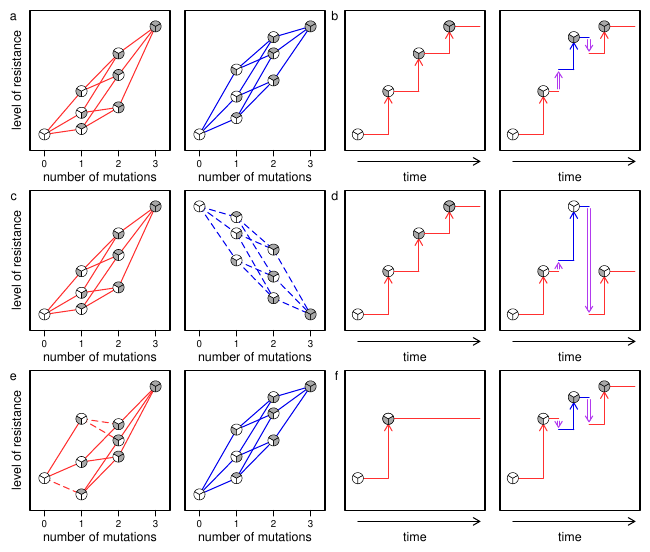

This figure's R source:
# Packages-----
library(tidyverse)
library(cowplot)
library(broom)
library(drc)
library(modelr)
library(pBrackets)
theme_set(theme_cowplot())
# Colors ---------
red_Ec_color <- rgb(255, 48, 48, maxColorValue = 255)
blue_Kp_color <- rgb(0, 0, 238, maxColorValue = 255)
yellow_Se_color <- rgb(242, 184, 0, maxColorValue = 255)
purple_Ec.Kp_color <- rgb(178, 58, 238, maxColorValue = 255)
orange_Ec.Se_color <- rgb(238, 118, 0, maxColorValue = 255)
green_Se.Kp_color <- rgb(70, 178, 0, maxColorValue = 255)
pie_color <- rgb(169, 169, 169, maxColorValue = 255)
pie_arrow <- rgb(226, 210, 195, maxColorValue = 255)
gene_color <- rgb(245, 245, 245, maxColorValue = 255)
# Functions -----
draw.pie.yaxis<-function(center.x,center.y,radius,edge.color,edge.width,start.angle,N.slices,label.size,label.pos,colors,labels,text.colors,axis.multiplier,xy.ratio) {
  for(s in 1:N.slices) {
    angles <- seq(start.angle + (s-1)*(2*pi/N.slices),
                  start.angle + s*(2*pi/N.slices),
                  0.01)
    x.values <- center.x + radius*cos(angles)
    y.values <- center.y + radius*sin(angles)*axis.multiplier*xy.ratio
    x.values <- c(center.x, x.values)
    y.values <- c(center.y, y.values)
    polygon(x.values,y.values,border=edge.color,col=colors[N.slices-s+1],lwd=edge.width)
    text(center.x + label.pos*radius*cos(start.angle + (s-.5)*(2*pi/N.slices)),
         center.y + label.pos*radius*sin(start.angle + (s-.5)*(2*pi/N.slices)),
         labels[N.slices-s+1],cex=label.size,col=text.colors[N.slices-s+1],
         adj=c(0.5,0.5),font=2)
  }
}
draw.arrow<-function(x.start,
                     y.start,
                     x.end,
                     y.end,
                     prop.drawn,
                     displacement,
                     color,
                     length,
                     angle,
                     width,
                     type=1) {
  if(x.start < x.end) {
    d <- sqrt(((y.end-y.start)^2) + ((x.end-x.start)^2))
    m <- (y.end-y.start)/(x.end-x.start)
    delta.x <- (d*0.5*(1 - prop.drawn))/sqrt(1+(m^2))
    new.x.start <- x.start + delta.x
    new.y.start <- y.start + m * delta.x
    delta.x.2 <- (d*prop.drawn)/sqrt(1+(m^2)) 
    new.x.end <- new.x.start + delta.x.2
    new.y.end <- new.y.start + m * delta.x.2
    if(displacement >= 0) {
      if(y.start < y.end) {
        delta.x.3 <- displacement/sqrt(1+(1/m)^2)
        delta.y.3 <- abs((-1/m)*delta.x.3)
        new.x.start <- new.x.start - delta.x.3
        new.y.start <- new.y.start + delta.y.3
        new.x.end <- new.x.end - delta.x.3
        new.y.end <- new.y.end + delta.y.3 
      } else {
        if(y.start > y.end) {
          delta.x.3 <- displacement/sqrt(1+(1/m)^2)
          delta.y.3 <- abs((-1/m)*delta.x.3)
          new.x.start <- new.x.start + delta.x.3
          new.y.start <- new.y.start + delta.y.3
          new.x.end <- new.x.end + delta.x.3
          new.y.end <- new.y.end + delta.y.3 
        } else {
          new.y.start <- new.y.start + displacement
          new.y.end <- new.y.end + displacement 
        }
      }
    } else {
      if(y.start < y.end) {
        delta.x.3 <- -displacement/sqrt(1+(1/m)^2)
        delta.y.3 <- abs((-1/m)*delta.x.3)
        new.x.start <- new.x.start + delta.x.3
        new.y.start <- new.y.start - delta.y.3
        new.x.end <- new.x.end + delta.x.3
        new.y.end <- new.y.end - delta.y.3 
      } else {
        if(y.start > y.end) {
          delta.x.3 <- -displacement/sqrt(1+(1/m)^2)
          delta.y.3 <- abs((-1/m)*delta.x.3)
          new.x.start <- new.x.start - delta.x.3
          new.y.start <- new.y.start - delta.y.3
          new.x.end <- new.x.end - delta.x.3
          new.y.end <- new.y.end - delta.y.3 
        } else {
          new.y.start <- new.y.start + displacement
          new.y.end <- new.y.end + displacement 
        }
      }
    }
    arrows(new.x.start,new.y.start,
           new.x.end,new.y.end,
           length, angle,
           col=color,
           lwd=width,
           lty=type)
  } else {
    if(x.start > x.end) {
      x.s <- x.end
      y.s <- y.end
      x.e <- x.start
      y.e <- y.start
      d <- sqrt(((y.e-y.s)^2) + ((x.e-x.s)^2))
      m <- (y.e-y.s)/(x.e-x.s)
      delta.x <- (d*0.5*(1 - prop.drawn))/sqrt(1+(m^2))
      new.x.start <- x.s + delta.x
      new.y.start <- y.s + m * delta.x
      delta.x.2 <- (d*prop.drawn)/sqrt(1+(m^2)) 
      new.x.end <- new.x.start + delta.x.2
      new.y.end <- new.y.start + m * delta.x.2
      if(displacement >= 0) {
        if(y.s < y.e) {
          delta.x.3 <- displacement/sqrt(1+(1/m)^2)
          delta.y.3 <- abs((-1/m)*delta.x.3)
          new.x.start <- new.x.start - delta.x.3
          new.y.start <- new.y.start + delta.y.3
          new.x.end <- new.x.end - delta.x.3
          new.y.end <- new.y.end + delta.y.3 
        } else {
          if(y.s > y.e) {
            delta.x.3 <- displacement/sqrt(1+(1/m)^2)
            delta.y.3 <- abs((-1/m)*delta.x.3)
            new.x.start <- new.x.start + delta.x.3
            new.y.start <- new.y.start + delta.y.3
            new.x.end <- new.x.end + delta.x.3
            new.y.end <- new.y.end + delta.y.3 
          } else {
            new.y.start <- new.y.start + displacement
            new.y.end <- new.y.end + displacement 
          }
        }
      } else {
        if(y.s < y.e) {
          delta.x.3 <- -displacement/sqrt(1+(1/m)^2)
          delta.y.3 <- abs((-1/m)*delta.x.3)
          new.x.start <- new.x.start + delta.x.3
          new.y.start <- new.y.start - delta.y.3
          new.x.end <- new.x.end + delta.x.3
          new.y.end <- new.y.end - delta.y.3 
        } else {
          if(y.s > y.e) {
            delta.x.3 <- -displacement/sqrt(1+(1/m)^2)
            delta.y.3 <- abs((-1/m)*delta.x.3)
            new.x.start <- new.x.start - delta.x.3
            new.y.start <- new.y.start - delta.y.3
            new.x.end <- new.x.end - delta.x.3
            new.y.end <- new.y.end - delta.y.3 
          } else {
            new.y.start <- new.y.start + displacement
            new.y.end <- new.y.end + displacement 
          }
        }
      }
      arrows(new.x.end,new.y.end,
             new.x.start,new.y.start,
             length, angle,
             col=color,
             lwd=width,
             lty=type)
    } else {
      if(y.start < y.end) {
        d <- sqrt(((y.end-y.start)^2) + ((x.end-x.start)^2))
        delta.y <- (d*0.5*(1 - prop.drawn))
        new.x.start <- x.start
        new.y.start <- y.start + delta.y
        new.x.end <- x.end
        new.y.end <- y.end - delta.y
        if(displacement >=0) {
          new.x.start <- new.x.start + displacement
          new.x.end <- new.x.end + displacement
        } else {
          new.x.start <- new.x.start + displacement
          new.x.end <- new.x.end + displacement
        }
        arrows(new.x.start,new.y.start,
               new.x.end,new.y.end,
               length, angle,
               col=color,
               lwd=width,
               lty=type)
      } else {
        d <- sqrt(((y.end-y.start)^2) + ((x.end-x.start)^2))
        delta.y <- (d*0.5*(1 - prop.drawn))
        new.x.start <- x.start
        new.y.start <- y.start - delta.y
        new.x.end <- x.end
        new.y.end <- y.end + delta.y
        if(displacement >=0) {
          new.x.start <- new.x.start + displacement
          new.x.end <- new.x.end + displacement
        } else {
          new.x.start <- new.x.start + displacement
          new.x.end <- new.x.end + displacement
        }
        arrows(new.x.start,new.y.start,
               new.x.end,new.y.end,
               length, angle,
               col=color,
               lwd=width,
               lty=type)
      }
    }
  }
}

draw.circle.asp<-function(center.x,
                          center.y,
                          radius,
                          fill.color,
                          edge.color,
                          edge.width) {
  angles <- seq(0,2*pi,0.01)
  x.values <- center.x + radius*cos(angles)
  y.values <- center.y + radius*sin(angles)
  polygon(x.values,y.values,border=edge.color,col=fill.color,lwd=edge.width)
}

is.apart <- function(df,N.loci,g1,g2,m) {
  N.differences<-0
  for(p in 1:N.loci) {
    if(df[g1,1+p]!=df[g2,1+p]) {
      N.differences <- N.differences + 1
    }
  }
  if(N.differences==m) {
    return(TRUE)
  } else {
    return(FALSE)
  }
}

is.distance <- function(df,N.loci,g,m) {
  N.mutations<-0
  for(p in 1:N.loci) {
    if(df[g,1+p]==1) {
      N.mutations <- N.mutations + 1
    }
  }
  if(N.mutations==m) {
    return(TRUE)
  } else {
    return(FALSE)
  }
}

draw.landscape.graph<-function(df,
                               N.loci,
                               starting.position.labels,
                               ending.position.labels,
                               N.fit.estimates,
                               buffer.x,
                               buffers.y,
                               node.radius,
                               node.edge.width,
                               node.label.size,
                               label.pos,
                               node.edge.color="gray",
                               starting.color="white",
                               ending.color="black",
                               starting.text.color="black",
                               ending.text.color="white",
                               arrow.host.colors,
                               arrow.host.displacements,
                               arrow.prop.drawn,
                               arrow.width,
                               arrow.head,
                               gamma=1) {
  N.hosts<-length(unique(as.vector(df$hosts)))
  hosts<-unique(as.vector(df$hosts))
  df$x <- 0
  df$y <- 0
  for(h in hosts) {
    for(m in 0:N.loci) {
      if(m<=N.loci/2) {
        xpos <- buffer.x + ((m/N.loci)^gamma)*(1-2*buffer.x)
      } else {
        xpos <- 1-buffer.x - (((N.loci-m)/N.loci)^gamma)*(1-2*buffer.x)
      }
      count <- 1
      for(g in 1:length(df$hosts)) {
        if(df[g,1]==h & is.distance(df,N.loci,g,m)) {
          df[g,]$x <- xpos
          if(m==0 | m==N.loci) {
            df[g,]$y <- 0.5
          } else {
            df[g,]$y <- 1-buffers.y[m]-(1-2*buffers.y[m])*((count-1)/(choose(N.loci,m)-1)) 
          }
          count <- count + 1
        }
      }
    }  
  }
  
  for(m in 0:(N.loci-1)) {
    for(g in 1:length(df[df$hosts==hosts[1],]$hosts)) {
      for(h in hosts) {
        for(i in 1:length(df$hosts)) {
          if(df[i,1]==h & is.apart(df,N.loci,g,i,0)) {
            focal.genotype <- i
            break
          }
        }
        neighbor.genotypes<-numeric(0)
        for(i in 1:length(df$hosts)) {
          if(df[i,1]==h & is.apart(df,N.loci,focal.genotype,i,1)) {
            neighbor.genotypes<-c(neighbor.genotypes,i)
          }
        }
        
        for(n in neighbor.genotypes) {
          arrow.type <- determine.direction(df,N.loci,N.fit.estimates,focal.genotype,n)
          if(arrow.type == "forward") {
            xs <- df[focal.genotype,]$x
            ys <- df[focal.genotype,]$y
            xe <- df[n,]$x
            ye <- df[n,]$y
            head.length <- arrow.head
            arrow.type <- 1
          } else {
            if(arrow.type == "backward") {
              xe <- df[focal.genotype,]$x
              ye <- df[focal.genotype,]$y
              xs <- df[n,]$x
              ys <- df[n,]$y
              head.length <- arrow.head
              arrow.type <- 1
            } else {
              xs <- df[focal.genotype,]$x
              ys <- df[focal.genotype,]$y
              xe <- df[n,]$x
              ye <- df[n,]$y
              head.length <- 0
              arrow.type <- 2
            }
          }
          
          p<-arrow.prop.drawn
          delx <- (1-p)/2
          lenx <- abs(xs-xe)
          leny <- abs(ys-ye)
          slope <- leny / lenx
          len <- sqrt(1 + slope^2)
          #dely <- slope*delx
          #pp <- 1 - 2*(sqrt(delx^2 + dely^2))
          if(slope==0) {
            pp<-p
          } else {
            pp <- 1 - (2*delx)/len
          }
          draw.arrow(x.start=xs,
                     y.start=ys,
                     x.end=xe,
                     y.end=ye,
                     prop.drawn=pp,
                     displacement=arrow.host.displacements[which(hosts==h)],
                     color=arrow.host.colors[which(hosts==h)],
                     length=head.length,
                     angle=30,
                     width = arrow.width,
                     type=arrow.type)
        }
      }
    }
  }
  
  new.df<-df[df$hosts==hosts[1],]
  for(g in 1:length(new.df$hosts)) {
    cols<-character(0)
    t.cols<-character(0)
    labs<-character(0)
    for(p in 1:N.loci) {
      if(new.df[g,1+p]==0) {
        cols<-c(cols,starting.color)
        t.cols<-c(t.cols,starting.text.color)
        labs<-c(labs,starting.position.labels[p])
      } else {
        cols<-c(cols,ending.color)
        t.cols<-c(t.cols,ending.text.color)
        labs<-c(labs,ending.position.labels[p])
      }
    }
    draw.pie(center.x = new.df[g,]$x,
             center.y = new.df[g,]$y,
             radius=node.radius,
             edge.color=node.edge.color,
             edge.width=node.edge.width,
             start.angle=pi/2+pi/N.loci,
             N.slices=N.loci,
             label.size=node.label.size,
             label.pos=label.pos,
             colors=cols,
             labels=labs,
             text.colors=t.cols)
  }
}

generate.mutation.effects <- function(df,N.loci,N.fit.estimates,used.hosts) {
  h1.effects <- double(0)
  h2.effects <- double(0)
  h1.df <- df[df$hosts==used.hosts[1],]
  h2.df <- df[df$hosts==used.hosts[2],]
  for(i in 1:(length(h1.df$hosts)-1)) {
    for(j in (i+1):length(h1.df$hosts)) {
      if(is.apart(h1.df, N.loci, i, j, 1) & is.apart(h2.df, N.loci, i, j, 1)) {
        h1.first.node.fit <- mean(as.double(h1.df[i,(2+N.loci):(1+N.loci+N.fit.estimates)]))
        h1.second.node.fit <- mean(as.double(h1.df[j,(2+N.loci):(1+N.loci+N.fit.estimates)]))
        h2.first.node.fit <- mean(as.double(h2.df[i,(2+N.loci):(1+N.loci+N.fit.estimates)]))
        h2.second.node.fit <- mean(as.double(h2.df[j,(2+N.loci):(1+N.loci+N.fit.estimates)]))
        h1.effects <- c(h1.effects,log2(h1.second.node.fit)-log2(h1.first.node.fit))
        h2.effects <- c(h2.effects,log2(h2.second.node.fit)-log2(h2.first.node.fit))
      }
    }
  }
  return(list(h1.effects,h2.effects))
}

generate.network.list <- function(df,N.loci,N.fit.estimates,used.hosts,
                                  wt.alleles, mut.alleles) {
  network.list <- character(0)
  for(h in used.hosts) {
    new.df <- df[df$hosts==h,]
    for(i in 1:(length(new.df$hosts)-1)) {
      for(j in (i+1):length(new.df$hosts)) {
        if(is.apart(new.df, N.loci, i, j, 1)) {
          first.node.fit <- mean(as.double(new.df[i,(2+N.loci):(1+N.loci+N.fit.estimates)]))
          second.node.fit <- mean(as.double(new.df[j,(2+N.loci):(1+N.loci+N.fit.estimates)]))
          if(first.node.fit != second.node.fit) {
            first.node.mutations <- as.integer(new.df[i,2:(1+N.loci)])
            second.node.mutations <- as.integer(new.df[j,2:(1+N.loci)])
            if(first.node.fit < second.node.fit) {
              network.list <- c(network.list,
                                name.node(first.node.mutations,wt.alleles, mut.alleles),
                                name.node(second.node.mutations,wt.alleles, mut.alleles))
            } else {
              network.list <- c(network.list,
                                name.node(second.node.mutations,wt.alleles, mut.alleles),
                                name.node(first.node.mutations,wt.alleles, mut.alleles))
            }
          }
        }
      }
    }
  }
  return(network.list)
}

name.node<-function(mutations,wt.alleles,mut.alleles) {
  alleles<-character(0)
  for(i in 1:length(mutations)) {
    if(mutations[i]==0) {
      alleles<-c(alleles,wt.alleles[i])
    } else {
      alleles<-c(alleles,mut.alleles[i])
    }
  }
  return(paste(alleles,collapse=""))
}

FindCycles = function(g) {
  Cycles = NULL
  for(v1 in V(g)) {
    if(degree(g, v1, mode="in") == 0) { next }
    GoodNeighbors = neighbors(g, v1, mode="out")
    GoodNeighbors = GoodNeighbors[GoodNeighbors > v1]
    for(v2 in GoodNeighbors) {
      TempCyc = lapply(all_simple_paths(g, v2,v1, mode="out"), function(p) c(v1,p))
      TempCyc = TempCyc[which(sapply(TempCyc, length) > 3)]
      TempCyc = TempCyc[sapply(TempCyc, min) == sapply(TempCyc, `[`, 1)]
      Cycles  = c(Cycles, TempCyc)
    }
  }
  Cycles
}

determine.direction <- function(df,N.loci,N.fit.estimates,focal.genotype,n) {
  fit.origin <- 0.0
  fit.terminus <- 0.0
  for(e in 1:N.fit.estimates) {
    fit.origin<-fit.origin + as.numeric(df[focal.genotype,1+N.loci+e])
    fit.terminus<-fit.terminus + as.numeric(df[n,1+N.loci+e])
  }
  fit.origin <- fit.origin/N.fit.estimates
  fit.terminus <- fit.terminus/N.fit.estimates
  if(fit.origin < fit.terminus) {
    return("forward")
  } else {
    if(fit.origin > fit.terminus) {
      return("backward")
    } else {
      return("neutral")
    }
  }
}

determine.direction.se <- function(df,N.loci,N.fit.estimates,focal.genotype,n) {
  fit.origin <- 0.0
  fit.terminus <- 0.0
  for(e in 1:N.fit.estimates) {
    fit.origin<-fit.origin + as.numeric(df[focal.genotype,1+N.loci+e])
    fit.terminus<-fit.terminus + as.numeric(df[n,1+N.loci+e])
  }
  fit.origin <- fit.origin/N.fit.estimates
  fit.terminus <- fit.terminus/N.fit.estimates
  fit.origin.se <- df$MIC_se[focal.genotype]
  fit.terminus.se <- df$MIC_se[n]
  if(fit.origin < fit.terminus & ((fit.origin+fit.origin.se)<(fit.terminus-fit.terminus.se))) {
    return("forward")
  } else {
    if(fit.origin > fit.terminus & ((fit.origin-fit.origin.se)>(fit.terminus+fit.terminus.se))) {
      return("backward")
    } else {
      return("neutral")
    }
  }
}

# Landscape plot ------
fitness.landscape.graph <- function(df_filename,
                                    offsets_filename,
                                    host, 
                                    host.color, 
                                    xyratio, 
                                    axis.label = F,
                                    radius.buffer,
                                    node.edge.width,
                                    global.cex,
                                    node.radius) {
  df_format<-read.csv(df_filename,header=TRUE)
  data <- read.csv(df_filename, header = T)
  steps_file <- read.csv('inputs/mutational_steps.csv', header = T)
  steps <- steps_file %>%
    mutate(step = paste(focal, mutant, sep = "->"))
  focal_node <- steps %>%
    dplyr::select(-mutant) %>%
    rename(Genotype = focal)
  mutant_step <- steps  %>%
    dplyr::select(-focal) %>%
    rename(Genotype = mutant)
  focal <- left_join(data, focal_node)
  focal$identity <- 'focal'
  mutant <- left_join(data, mutant_step)
  mutant$identity <- 'mutant'
  full_data <- full_join(focal, mutant) 
  full <- full_data %>%
    separate(col = step, sep = '->', into = c('focal', 'mutant'), remove = F) %>%
    filter(!(is.na(focal))) %>%
    group_by(Species, step) %>%
    mutate(focal_MIC = MIC_mean[Genotype == focal], 
           mutant_MIC = MIC_mean[Genotype == mutant],
           focal_se = MIC_se[Genotype == focal],
           mutant_se = MIC_se[Genotype == mutant],
           step_slope = (mutant_MIC) - (focal_MIC), 
           step_effect = case_when((mutant_MIC-mutant_se) > (focal_MIC+focal_se) ~ 'beneficial',
                                   (mutant_MIC+mutant_se) < (focal_MIC-focal_se) ~ 'deleterious',
                                   TRUE ~ 'neutral')) %>%
    group_by(step) %>%
    mutate(host_epistasis = ifelse(length(unique(step_effect)) == 1, F, T))
  step_data <- full %>%
    group_by(Species)%>%
    filter(!(is.na(step)),
           identity == 'focal')
  df.segments <- step_data %>%
    mutate(focal_num = nchar(focal),
           mutant_num = nchar(mutant),
           focal_num = ifelse(focal == 'WT', 0, focal_num)) %>%
    dplyr::select(Species, step, step_slope, step_effect, focal_MIC, mutant_MIC, focal_num, mutant_num)
  df<-df_format %>%
    rename(hosts = Species,
           fit.1 = MIC_mean) %>%
    dplyr::select(-Genotype)
  df.rel <- df %>%
    group_by(hosts) %>%
    mutate(MIC_WT = fit.1[Num_of_mutations == 0],
           fit.1 = fit.1)
  df.host <- df.rel %>% filter(hosts == host)
  df.host.segments <- df.segments %>% filter(Species == host)
  n_mut <- max(df.rel$Num_of_mutations)
  plot(seq(-0.25,n_mut+0.25,length.out = 2), seq((min(df.rel$fit.1)-1),(max(df.rel$fit.1)+1),length.out = 2), type="n", xaxt='n', xlab='', ylab='', axes=FALSE, frame.plot=TRUE)
  axis(1, at = 0:n_mut, cex.axis = 0.9, tck=-0.04, padj = -1)
  axis(2, labels = FALSE, tick = F, cex = global.cex)
  if (axis.label == T) {
    mtext(side=2, line=0.5, text = 'level of resistance', cex = global.cex)
  }
  mtext(side=1, line=1.55, text = 'number of mutations', cex = global.cex)
  
  starting.color="white"
  ending.color=pie_color
  N.loci = 3
  axis.multiplier = ((max(df.rel$fit.1)+0.1)-(min(df.rel$fit.1)-0.1))/N.loci
  node.edge.color = 'black'
  node.edge.width = node.edge.width
  label.pos = 0.5
  node.label.size = 0
  x.y.ratio = xyratio
  radius_filter = node.radius*radius.buffer*axis.multiplier*x.y.ratio
  for (s in 1:length(df.host.segments$step)){
    if (df.host.segments$step_effect[s] == 'neutral') {
      arrows(x0 = df.host.segments$focal_num[s], y0 = df.host.segments$focal_MIC[s], x1 = df.host.segments$mutant_num[s], y1 = df.host.segments$mutant_MIC[s],
             col = host.color, length=0, angle=30, code=1, lty = 3)
    }
    if (df.host.segments$step_effect[s] == 'deleterious') {
      arrows(x0 = df.host.segments$focal_num[s], y0 = df.host.segments$focal_MIC[s], x1 = df.host.segments$mutant_num[s], y1 = df.host.segments$mutant_MIC[s],
             col = host.color, length=0, angle=30, code=1, lty = 5)
    }
    if (df.host.segments$step_effect[s] == 'beneficial') {
      arrows(x0 = df.host.segments$focal_num[s], y0 = df.host.segments$focal_MIC[s], x1 = df.host.segments$mutant_num[s], y1 = df.host.segments$mutant_MIC[s],
             col = host.color, length=0, angle=30, code=1, lty = 1)
    }
  } 
  df.host <- df.host %>%
    group_by(Num_of_mutations) %>%
    arrange(fit.1)%>%
    mutate(N = n(),
           closest_below = fit.1 - lag(fit.1), 
           closest_above = lead(fit.1) - fit.1,
           filter_below = ifelse(is.na(closest_below) | closest_below > radius_filter, T, F),
           filter_above = ifelse(is.na(closest_above) | closest_above > radius_filter, T, F),
           pie_filter = ifelse(filter_below == F | filter_above == F, F, T))
  df.host.filter <- df.host %>%
    filter(pie_filter == T)
  offsets <- read.csv(file = offsets_filename)
  offsets <- offsets %>%
    dplyr::select(hosts, A, B, C, xC, yC)
  df.host$xC <- NULL
  df.host$yC <- NULL
  df.host <- left_join(df.host, offsets)
  for(g in 1:length(df.host$hosts)) {
    if (df.host[g,]$pie_filter == F) {
      mA = (df.host[g,]$yC-df.host[g,]$fit.1)/(df.host[g,]$xC-df.host[g,]$Num_of_mutations)
      mB = -1/mA
      deltaX = node.radius*cos(atan(mB))
      deltaY = node.radius*sin(atan(mB))*axis.multiplier*xyratio
      x.values <- c(df.host[g,]$Num_of_mutations, df.host[g,]$xC+deltaX, df.host[g,]$xC-deltaX)
      y.values <- c (y0 = df.host[g,]$fit.1, df.host[g,]$yC+deltaY, df.host[g,]$yC-deltaY)
      polygon(x.values,y.values,border=NA,col=adjustcolor(pie_color,alpha.f = 0.45),lwd=0.1)
    }
  }
  for(g in 1:length(df.host$hosts)) {
    if (df.host[g,]$pie_filter == F) {
      cols<-character(0)
      for(p in 1:N.loci) {
        if(df.host[g,1+p]==0) {
          cols<-c(cols,starting.color)
        } else {
          cols<-c(cols,ending.color)
        }
      }
      draw.pie.yaxis(center.x = df.host[g,]$xC,
                     center.y = df.host[g,]$yC,
                     radius=node.radius,
                     edge.color=node.edge.color,
                     edge.width=node.edge.width,
                     start.angle=pi/2+pi/N.loci,
                     N.slices=N.loci,
                     label.size=node.label.size,
                     label.pos=label.pos,
                     colors=cols,
                     labels='',
                     text.colors='black',
                     axis.multiplier=axis.multiplier,
                     xy.ratio = xyratio)
    }
  }
  points(df.host$Num_of_mutations, df.host$fit.1, pch = 21, col="black", bg=pie_color,cex = 0.5,lwd=0.4)
  for(g in 1:length(df.host$hosts)) {
    if (df.host[g,]$pie_filter == T) {
      cols<-character(0)
      for(p in 1:N.loci) {
        if(df.host[g,1+p]==0) {
          cols<-c(cols,starting.color)
        } else {
          cols<-c(cols,ending.color)
        }
      }
      draw.pie.yaxis(center.x = df.host[g,]$Num_of_mutations,
                     center.y = df.host[g,]$fit.1,
                     radius=node.radius,
                     edge.color=node.edge.color,
                     edge.width=node.edge.width,
                     start.angle=pi/2+pi/N.loci,
                     N.slices=N.loci,
                     label.size=node.label.size,
                     label.pos=label.pos,
                     colors=cols,
                     labels='',
                     text.colors='black',
                     axis.multiplier=axis.multiplier,
                     xy.ratio = xyratio)
    }
  }
}

# Evolution plot -----
mutation_plot <- function(df_filename,
                          df_trajectories_filename,
                          treatment_filter,
                          x.main.label,
                          focal_color,
                          line_thickness,
                          node.edge.width,
                          xyratio,
                          radius.buffer,
                          global.cex,
                          node.radius,
                          arrow_length) {
  node.label.size = 1
  label.pos = 0.5
  node.edge.color = 'black'
  N.loci = 3
  df_MIC = read.csv(df_filename)
  df_trajectories = read.csv(df_trajectories_filename)
  df_trajectories_filter = df_trajectories %>%
    filter(treatment == treatment_filter)
  
  df_traj_resistance <- left_join(df_trajectories_filter, df_MIC)
  x_max = max(df_trajectories$time)+1
  x_min = -0.25
  y_max = (max(df_MIC$MIC_mean))+1
  y_min = (min(df_MIC$MIC_mean))-1
  
  plot(seq(x_min, x_max, length=2), seq(y_min, y_max, length=2), type="n", xlab='', ylab='', frame.plot=T, axes = F)
  arrows(x0 = 0, x1 = x_max, y0 = y_min - 1.5, y1 = y_min - 1.5, lwd = line_thickness, length = arrow_length, xpd = TRUE) # x-axis arrow
  mtext(side=1, line=1.55, text =x.main.label, col='black', cex=global.cex)

  starting.color="white"
  ending.color=pie_color
  axis.multiplier = (y_max-y_min)/(x_max - x_min)
  
  for(g in 2:length(df_traj_resistance$Species)) {
    if ((df_traj_resistance[g,]$MIC_mean - df_traj_resistance[g-1,]$MIC_mean) < 0) {
      current_time = df_traj_resistance$time[g]
      lines(x = c(current_time-1+node.radius,max(df_traj_resistance$time)+1), y = rep(df_traj_resistance$MIC_mean[g-1], 2), col = focal_color, lwd = line_thickness)
      cols<-character(0)
      for(p in 5:(5+N.loci-1)) {
        if(df_traj_resistance[g,1+p]==0) {
          cols<-c(cols,starting.color)
        } else {
          cols<-c(cols,ending.color)
        }
      }
      draw.pie.yaxis(center.x = df_traj_resistance[g-1,]$time,
                     center.y = df_traj_resistance[g-1,]$MIC_mean,
                     radius=node.radius,
                     edge.color=node.edge.color,
                     edge.width=node.edge.width,
                     start.angle=pi/2+pi/N.loci,
                     N.slices=N.loci,
                     label.size=node.label.size,
                     label.pos=label.pos,
                     colors=cols,
                     labels='',
                     text.colors='black',
                     axis.multiplier=axis.multiplier,
                     xy.ratio = xyratio)
      break
    } else {
      current_time = df_traj_resistance$time[g]
      lines(x = c(current_time-1+node.radius,current_time), y = rep(df_traj_resistance$MIC_mean[g-1], 2), col = focal_color, lwd = line_thickness)
      if (current_time == max(df_traj_resistance$time)){
        lines(x = c(current_time+node.radius,current_time+1), y = rep(df_traj_resistance$MIC_mean[g], 2), col = focal_color, lwd = line_thickness)
      }
      if (df_traj_resistance[g,]$event == 'mutation') {
        arrows(x0 = df_traj_resistance[g,]$time, x1 = df_traj_resistance[g,]$time,
               y0 = df_traj_resistance[g-1,]$MIC_mean,
               y1 = df_traj_resistance[g,]$MIC_mean-(node.radius*axis.multiplier),
               length = arrow_length, lwd = line_thickness, col = focal_color)
      }
      cols<-character(0)
      for(p in 5:(5+N.loci-1)) {
        if(df_traj_resistance[g,1+p]==0) {
          cols<-c(cols,starting.color)
        } else {
          cols<-c(cols,ending.color)
        }
      }
      draw.pie.yaxis(center.x = df_traj_resistance[g,]$time,
                     center.y = df_traj_resistance[g,]$MIC_mean,
                     radius=node.radius,
                     edge.color=node.edge.color,
                     edge.width=node.edge.width,
                     start.angle=pi/2+pi/N.loci,
                     N.slices=N.loci,
                     label.size=node.label.size,
                     label.pos=label.pos,
                     colors=cols,
                     labels='',
                     text.colors='black',
                     axis.multiplier=axis.multiplier,
                     xy.ratio = xyratio)
      if (current_time == max(df_traj_resistance$time)) {
        cols<-character(0)
        for(p in 5:(5+N.loci-1)) {
          if(df_traj_resistance[g,1+p]==0) {
            cols<-c(cols,starting.color)
          } else {
            cols<-c(cols,ending.color)
          }
        }
        draw.pie.yaxis(center.x = df_traj_resistance[g,]$time,
                       center.y = df_traj_resistance[g,]$MIC_mean,
                       radius=node.radius,
                       edge.color=node.edge.color,
                       edge.width=node.edge.width,
                       start.angle=pi/2+pi/N.loci,
                       N.slices=N.loci,
                       label.size=node.label.size,
                       label.pos=label.pos,
                       colors=cols,
                       labels='',
                       text.colors='black',
                       axis.multiplier=axis.multiplier,
                       xy.ratio = xyratio)
      }
    }
  }
  cols<-character(0)
  for(p in 5:(5+N.loci-1)) {
    if(df_traj_resistance[1,1+p]==0) {
      cols<-c(cols,starting.color)
    } else {
      cols<-c(cols,ending.color)
    }
  }
  draw.pie.yaxis(center.x = df_traj_resistance[1,]$time,
                 center.y = df_traj_resistance[1,]$MIC_mean,
                 radius=node.radius,
                 edge.color=node.edge.color,
                 edge.width=node.edge.width,
                 start.angle=pi/2+pi/N.loci,
                 N.slices=N.loci,
                 label.size=node.label.size,
                 label.pos=label.pos,
                 colors=cols,
                 labels='',
                 text.colors='black',
                 axis.multiplier=axis.multiplier,
                 xy.ratio = xyratio)
}

# df_filename = 'inputs/aligned.csv'
# df_trajectories_filename = 'inputs/Trajectory.csv'
# treatment_filter = 'HGT'
# x.main.label = 'time'
# focal_color = red_Ec_color
# transient_color = blue_Kp_color
# combine_color = purple_Ec.Kp_color
# line_thickness = 1
# node.edge.width = 0.5
# xyratio = 1
# radius.buffer = 1
# global.cex = global.cex
# node.radius = 0.15
# arrow_length = 0.075
# arrow_proportion = 35
# line_proportion_multiplier = 4
# buffer_proportion = 80

HGT_plot <- function(df_filename,
                          df_trajectories_filename,
                          treatment_filter,
                          x.main.label,
                          focal_color,
                          transient_color,
                          combine_color,
                          line_thickness,
                          node.edge.width,
                          xyratio,
                          radius.buffer,
                          global.cex,
                          node.radius,
                          arrow_proportion,
                          line_proportion_multiplier,
                          buffer_proportion,
                          arrow_length) {
  node.label.size = 1
  label.pos = 0.5
  node.edge.color = 'black'
  N.loci = 3
  df_MIC = read.csv(df_filename)
  df_trajectories = read.csv(df_trajectories_filename)
  df_trajectories_filter = df_trajectories %>%
    filter(treatment == treatment_filter)
  df_traj_resistance <- left_join(df_trajectories_filter, df_MIC)
  x_max = max(df_trajectories$time)+1
  x_min = -0.25
  y_max = (max(df_MIC$MIC_mean))+1
  y_min = (min(df_MIC$MIC_mean))-1
  plot(seq(x_min, x_max, length=2), seq(y_min, y_max, length=2), type="n", xlab='', ylab='', frame.plot=T, axes = F)
  arrows(x0 = 0, x1 = x_max, y0 = y_min - 1.5, y1 = y_min - 1.5, lwd = line_thickness, length = arrow_length, xpd = TRUE) # x-axis arrow
  mtext(side=1, line=1.55, text =x.main.label, col='black', cex=global.cex)
  starting.color="white"
  ending.color=pie_color
  axis.multiplier = (y_max-y_min)/(x_max - x_min)
  
  for(g in 2:length(df_traj_resistance$Species)) {
      if (df_traj_resistance$Species[g-1] == 'Ec'){
        lines(x = c(df_traj_resistance$time[g-1],df_traj_resistance$time[g]), y = rep(df_traj_resistance$MIC_mean[g-1], 2), col = focal_color, lwd = line_thickness)
      } else {
        lines(x = c(df_traj_resistance$time[g-1],df_traj_resistance$time[g]), y = rep(df_traj_resistance$MIC_mean[g-1], 2), col = transient_color, lwd = line_thickness)
      }
      if (df_traj_resistance$time[g] == max(df_traj_resistance$time)){
        lines(x = c(df_traj_resistance$time[g],df_traj_resistance$time[g]+1), y = rep(df_traj_resistance$MIC_mean[g], 2), col = focal_color, lwd = line_thickness)
      }
      if (df_traj_resistance[g,]$event == 'mutation') {
        if (df_traj_resistance$Species[g-1] == 'Ec') {
          arrows(x0 = df_traj_resistance[g,]$time, x1 = df_traj_resistance[g,]$time,
                 y0 = df_traj_resistance[g-1,]$MIC_mean,
                 y1 = df_traj_resistance[g,]$MIC_mean-(node.radius*axis.multiplier),
                 length = arrow_length, lwd = line_thickness, col = focal_color)
        } else {
          arrows(x0 = df_traj_resistance[g,]$time, x1 = df_traj_resistance[g,]$time,
                 y0 = df_traj_resistance[g-1,]$MIC_mean,
                 y1 = df_traj_resistance[g,]$MIC_mean-(node.radius*axis.multiplier),
                 length = arrow_length, lwd = line_thickness, col = transient_color)
        }
      }
      if (df_traj_resistance[g-1,]$event == 'mutation') {    
        cols<-character(0)
        for(p in 5:(5+N.loci-1)) {
          if(df_traj_resistance[g,1+p]==0) {
            cols<-c(cols,starting.color)
          } else {
            cols<-c(cols,ending.color)
          }
        }
        draw.pie.yaxis(center.x = df_traj_resistance[g-1,]$time,
                       center.y = df_traj_resistance[g-1,]$MIC_mean,
                       radius=node.radius,
                       edge.color=node.edge.color,
                       edge.width=node.edge.width,
                       start.angle=pi/2+pi/N.loci,
                       N.slices=N.loci,
                       label.size=node.label.size,
                       label.pos=label.pos,
                       colors=cols,
                       labels='',
                       text.colors='black',
                       axis.multiplier=axis.multiplier,
                       xy.ratio = xyratio)
      }
    if (df_traj_resistance[g,]$event == 'HGT') {
      y_arrow_length = y_max/arrow_proportion
      x_arrow_length = x_max/arrow_proportion
      line_proportion = arrow_proportion*line_proportion_multiplier
      y_distance_from_arrowpoint = y_max/line_proportion
      x_distance_from_arrowpoint = x_max/line_proportion
      distance_from_endpoint = y_max/buffer_proportion
      if (df_traj_resistance$MIC_mean[g-1] > df_traj_resistance$MIC_mean[g]) {
        arrow_delta_x = x_arrow_length*cos(45)
        arrow_delta_y = y_arrow_length*sin(45)
        y0 = df_traj_resistance[g,]$MIC_mean+distance_from_endpoint
        arrows(x0 = df_traj_resistance[g,]$time, y0 = y0, x1 = df_traj_resistance[g,]$time+arrow_delta_x, y1 = y0+arrow_delta_y, length = 0, col = combine_color)
        arrows(x0 = df_traj_resistance[g,]$time, y0 = y0, x1 = df_traj_resistance[g,]$time-arrow_delta_x, y1 = y0+arrow_delta_y, length = 0, col = combine_color)
        line_delta_x = x_distance_from_arrowpoint*cos(45)
        line_delta_y = y_distance_from_arrowpoint*sin(45)
        y1 = df_traj_resistance[g-1,]$MIC_mean-distance_from_endpoint
        arrows(x0 = df_traj_resistance[g,]$time+line_delta_x, y0 = y0+line_delta_y, x1 = df_traj_resistance[g,]$time+line_delta_x, y1 = y1, length = 0, col = combine_color)
        arrows(x0 = df_traj_resistance[g,]$time-line_delta_x, y0 = y0+line_delta_y, x1 = df_traj_resistance[g,]$time-line_delta_x, y1 = y1, length = 0, col = combine_color)
      } else {
        arrow_delta_x = x_arrow_length*cos(45)
        arrow_delta_y = y_arrow_length*sin(45)
        y0 = df_traj_resistance[g,]$MIC_mean-distance_from_endpoint
        arrows(x0 = df_traj_resistance[g,]$time, y0 = y0, x1 = df_traj_resistance[g,]$time+arrow_delta_x, y1 = y0-arrow_delta_y, length = 0, col = combine_color)
        arrows(x0 = df_traj_resistance[g,]$time, y0 = y0, x1 = df_traj_resistance[g,]$time-arrow_delta_x, y1 = y0-arrow_delta_y, length = 0, col = combine_color)
        line_delta_x = x_distance_from_arrowpoint*cos(45)
        line_delta_y = y_distance_from_arrowpoint*sin(45)
        y1 = df_traj_resistance[g-1,]$MIC_mean+distance_from_endpoint
        arrows(x0 = df_traj_resistance[g,]$time+line_delta_x, y0 = y0-line_delta_y, x1 = df_traj_resistance[g,]$time+line_delta_x, y1 = y1, length = 0, col = combine_color)
        arrows(x0 = df_traj_resistance[g,]$time-line_delta_x, y0 = y0-line_delta_y, x1 = df_traj_resistance[g,]$time-line_delta_x, y1 = y1, length = 0, col = combine_color)      }
    }
    if (df_traj_resistance$time[g] == max(df_traj_resistance$time)) {
      cols<-character(0)
      for(p in 5:(5+N.loci-1)) {
        if(df_traj_resistance[g,1+p]==0) {
          cols<-c(cols,starting.color)
        } else {
          cols<-c(cols,ending.color)
        }
      }
      draw.pie.yaxis(center.x = df_traj_resistance[g,]$time,
                     center.y = df_traj_resistance[g,]$MIC_mean,
                     radius=node.radius,
                     edge.color=node.edge.color,
                     edge.width=node.edge.width,
                     start.angle=pi/2+pi/N.loci,
                     N.slices=N.loci,
                     label.size=node.label.size,
                     label.pos=label.pos,
                     colors=cols,
                     labels='',
                     text.colors='black',
                     axis.multiplier=axis.multiplier,
                     xy.ratio = xyratio)
      }
  }
  cols<-character(0)
  for(p in 5:(5+N.loci-1)) {
    if(df_traj_resistance[1,1+p]==0) {
      cols<-c(cols,starting.color)
    } else {
      cols<-c(cols,ending.color)
    }
  }
  draw.pie.yaxis(center.x = df_traj_resistance[1,]$time,
                 center.y = df_traj_resistance[1,]$MIC_mean,
                 radius=node.radius,
                 edge.color=node.edge.color,
                 edge.width=node.edge.width,
                 start.angle=pi/2+pi/N.loci,
                 N.slices=N.loci,
                 label.size=node.label.size,
                 label.pos=label.pos,
                 colors=cols,
                 labels='',
                 text.colors='black',
                 axis.multiplier=axis.multiplier,
                 xy.ratio = xyratio)
}
# HGT_plot(df_filename = 'inputs/aligned.csv',
#          df_trajectories_filename = 'inputs/Trajectory.csv',
#          treatment_filter = 'HGT',
#          x.main.label = 'time',
#          focal_color = red_Ec_color,
#          transient_color = blue_Kp_color,
#          combine_color = purple_Ec.Kp_color,
#          line_thickness = 1,
#          node.edge.width = 0.5,
#          xyratio = 1,
#          radius.buffer = 1,
#          global.cex = global.cex,
#          node.radius = 0.15,
#          arrow_length = 0.075,
#          arrow_proportion = 35,
#          line_proportion_multiplier = 4,
#          buffer_proportion = 50)

###################### ------------
# Arrange Fig1 -------
matrix_layout <- as.matrix(read.csv('inputs/matrix.csv', header = F))
n.row = nrow(matrix_layout)
n.col = ncol(matrix_layout)
pdf.width = 3.25*2
outer_margin = 0.01
square_in = 1.4
L_left_in = 0.2
L_right_in = 0.15
R_left_in = 0
R_right_in = 0
R_column = square_in + R_left_in + R_right_in
L_column = square_in + L_left_in + L_right_in
if (pdf.width < ((R_column*3) + L_column + outer_margin + outer_margin)){
  print('check plot widths')}
top_in = 0
T_top_in = 0.1
bottom_in = 0.4
row = square_in + top_in + bottom_in
pdf.height = (row*3)+T_top_in+outer_margin+outer_margin #max 9.25 inches

# Initiate Fig1 ----
pdf(file = 'Fig1.pdf', width = pdf.width, height = pdf.height)
layout(matrix(matrix_layout, nrow = n.row, ncol = n.col), 
       widths = c(lcm(L_column*2.54),lcm(R_column*2.54),lcm(L_column*2.54),lcm(R_column*2.54)), 
       heights = c(lcm((row+T_top_in)*2.54),lcm(row*2.54),lcm(row*2.54),lcm(row*2.54)))
par(omi=c(outer_margin,outer_margin,outer_margin,outer_margin)) # outer margins (b, l, t, r)
global.cex = 0.75

# landscape parameters -----
node_radius = 0.15
node_edge_width =  0.5
line_thickness = 1
# evolution parameters ------
x_landscape_length = 0.25+3+0.25
x_evolution_length = 0.25+4
radius_multiplier = x_evolution_length/x_landscape_length
arrow_len = 0.075
arrow_prop = 17.5
line_prop_mult = 3
buffer_prop = 50
#### A panel ##### -----
# left ------
par(mai=c(bottom_in,L_left_in,T_top_in,L_right_in))
fitness.landscape.graph(df_filename = 'inputs/aligned.csv',
                        offsets_filename = "inputs/aligned_offsets.csv",
                        host = 'Ec',
                        host.color = red_Ec_color, 
                        node.edge.width = node_edge_width,
                        xyratio = 1,
                        axis.label = T,
                        radius.buffer = 1,
                        node.radius = node_radius,
                        global.cex = global.cex)
mtext("a", side=2, line = 1, at = 11, cex = global.cex, las = 1)
# right ------
par(mai=c(bottom_in,R_left_in,T_top_in,R_right_in))
fitness.landscape.graph(df_filename = 'inputs/aligned.csv',
                        offsets_filename = "inputs/aligned_offsets.csv",
                        host = 'Kp',
                        host.color = blue_Kp_color,
                        node.edge.width = node_edge_width,
                        xyratio = 1,
                        axis.label = F,
                        radius.buffer = 1,
                        node.radius = node_radius,
                        global.cex = global.cex)

#### C panel ##### -----
# left ------
par(mai=c(bottom_in,L_left_in,top_in,L_right_in))
fitness.landscape.graph(df_filename = 'inputs/anticorrelated.csv',
                        offsets_filename = "inputs/aligned_offsets.csv",
                        host = 'Ec',
                        host.color = red_Ec_color, 
                        node.edge.width = node_edge_width,
                        xyratio = 1,
                        axis.label = T,
                        radius.buffer = 1,
                        node.radius = node_radius,
                        global.cex = global.cex)
mtext("c", side=2, line = 1, at = 11, cex = global.cex, las = 1) 
# right ------
par(mai=c(bottom_in,R_left_in,top_in,R_right_in))
fitness.landscape.graph(df_filename = 'inputs/anticorrelated.csv',
                        offsets_filename = "inputs/aligned_offsets.csv",
                        host = 'Kp',
                        host.color = blue_Kp_color,
                        node.edge.width = node_edge_width,
                        xyratio = 1,
                        axis.label = F,
                        radius.buffer = 1,
                        node.radius = node_radius,
                        global.cex = global.cex)
#### E panel ##### -----
# left ------
par(mai=c(bottom_in,L_left_in,top_in,L_right_in))
fitness.landscape.graph(df_filename = 'inputs/suboptimal.csv',
                        offsets_filename = "inputs/aligned_offsets.csv",
                        host = 'Ec',
                        host.color = red_Ec_color, 
                        node.edge.width = node_edge_width,
                        xyratio = 1,
                        axis.label = T,
                        radius.buffer = 1,
                        node.radius = node_radius,
                        global.cex = global.cex)
mtext("e", side=2, line = 1, at = 11, cex = global.cex, las = 1) 
# right  ------
par(mai=c(bottom_in,R_left_in,top_in,R_right_in))
fitness.landscape.graph(df_filename = 'inputs/suboptimal.csv',
                        offsets_filename = "inputs/aligned_offsets.csv",
                        host = 'Kp',
                        host.color = blue_Kp_color,
                        node.edge.width = node_edge_width,
                        xyratio = 1,
                        axis.label = F,
                        radius.buffer = 1,
                        node.radius = node_radius,
                        global.cex = global.cex)
#### B panel ##### -----
# left ------
par(mai=c(bottom_in,L_left_in,T_top_in,L_right_in))
mutation_plot(df_filename = 'inputs/aligned.csv',
              df_trajectories_filename = 'inputs/Trajectory.csv',
              treatment_filter = 'noHGT',
              x.main.label = 'time',
              focal_color = red_Ec_color,
              line_thickness = line_thickness,
              node.edge.width = node_edge_width,
              xyratio = 1,
              radius.buffer = 1,
              global.cex = global.cex,
              node.radius = node_radius * radius_multiplier,
              arrow_length = arrow_len)

mtext("b", side=2, line = 0.5, at = 11, cex = global.cex, las = 1) 
# right ------
par(mai=c(bottom_in,R_left_in,T_top_in,R_right_in))
HGT_plot(df_filename = 'inputs/aligned.csv',
         df_trajectories_filename = 'inputs/Trajectory.csv',
         treatment_filter = 'HGT',
         x.main.label = 'time',
         focal_color = red_Ec_color,
         transient_color = blue_Kp_color,
         combine_color = purple_Ec.Kp_color,
         line_thickness = line_thickness,
         node.edge.width = node_edge_width,
         xyratio = 1,
         radius.buffer = 1,
         global.cex = global.cex,
         node.radius = node_radius * radius_multiplier,
         arrow_length = arrow_len,
         arrow_proportion = arrow_prop,
         line_proportion_multiplier = line_prop_mult,
         buffer_proportion = buffer_prop)
#### D panel ##### -----
# left ------
par(mai=c(bottom_in,L_left_in,top_in,L_right_in))
mutation_plot(df_filename = 'inputs/anticorrelated.csv',
              df_trajectories_filename = 'inputs/Trajectory.csv',
              treatment_filter = 'noHGT',
              x.main.label = 'time',
              focal_color = red_Ec_color,
              line_thickness = line_thickness,
              node.edge.width = node_edge_width,
              xyratio = 1,
              radius.buffer = 1,
              global.cex = global.cex,
              node.radius = node_radius * radius_multiplier,
              arrow_length = arrow_len)

mtext("d", side=2, line = 0.5, at = 11, cex = global.cex, las = 1) 
# right ------
par(mai=c(bottom_in,R_left_in,top_in,R_right_in))
HGT_plot(df_filename = 'inputs/anticorrelated.csv',
         df_trajectories_filename = 'inputs/Trajectory_anticorrelated.csv',
         treatment_filter = 'HGT',
         x.main.label = 'time',
         focal_color = red_Ec_color,
         transient_color = blue_Kp_color,
         combine_color = purple_Ec.Kp_color,
         line_thickness = line_thickness,
         node.edge.width = node_edge_width,
         xyratio = 1,
         radius.buffer = 1,
         global.cex = global.cex,
         node.radius = node_radius * radius_multiplier,
         arrow_length = arrow_len,
         arrow_proportion = arrow_prop,
         line_proportion_multiplier = line_prop_mult,
         buffer_proportion = buffer_prop)
#### F panel ##### -----
# left ------
par(mai=c(bottom_in,L_left_in,top_in,L_right_in))
mutation_plot(df_filename = 'inputs/suboptimal.csv',
              df_trajectories_filename = 'inputs/Trajectory.csv',
              treatment_filter = 'noHGT',
              x.main.label = 'time',
              focal_color = red_Ec_color,
              line_thickness = line_thickness,
              node.edge.width = node_edge_width,
              xyratio = 1,
              radius.buffer = 1,
              global.cex = global.cex,
              node.radius = node_radius * radius_multiplier,
              arrow_length = arrow_len)

mtext("f", side=2, line = 0.5, at = 11, cex = global.cex, las = 1) 
# right  ------
par(mai=c(bottom_in,R_left_in,top_in,R_right_in))
HGT_plot(df_filename = 'inputs/suboptimal.csv',
         df_trajectories_filename = 'inputs/Trajectory.csv',
         treatment_filter = 'HGT',
         x.main.label = 'time',
         focal_color = red_Ec_color,
         transient_color = blue_Kp_color,
         combine_color = purple_Ec.Kp_color,
         line_thickness = line_thickness,
         node.edge.width = node_edge_width,
         xyratio = 1,
         radius.buffer = 1,
         global.cex = global.cex,
         node.radius = node_radius * radius_multiplier,
         arrow_length = arrow_len,
         arrow_proportion = arrow_prop,
         line_proportion_multiplier = line_prop_mult,
         buffer_proportion = buffer_prop)
dev.off()

